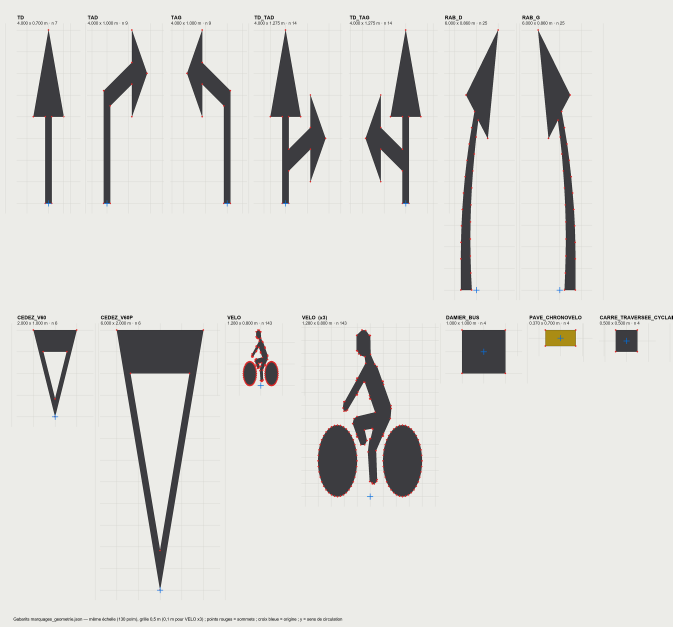
#> input picture recon/pcg/specs_outils/planche_gabarits_marquages.png, 2017 x 1880 px (shown at 1/3 size)
$ python mesure_rab.py planche_gabarits_marquages.png
#> lines starting #> are read from the running program, lines starting #| are printed output that depends on the picture; after the words box and inside, x2 and y2 are one past the last pixel; in counts of white or black regions, pixels touching at a corner belong together
# Mesure de la tete de la fleche de rabattement (IISR annexe B1) sur l'image native
import sys, math
import numpy as np
from PIL import Image
im = np.asarray(Image.open(sys.argv[1]).convert('L')).astype(int)
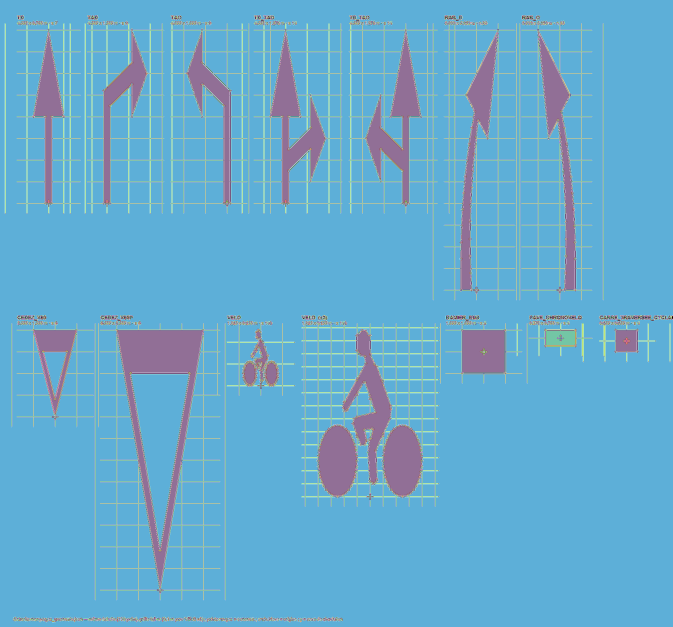
#> im: shape (1880, 2017) int64 (shown at 1/3 size); 256 distinct labels, from 0 to 255; one colour per label, 0 black
dark = im < 110
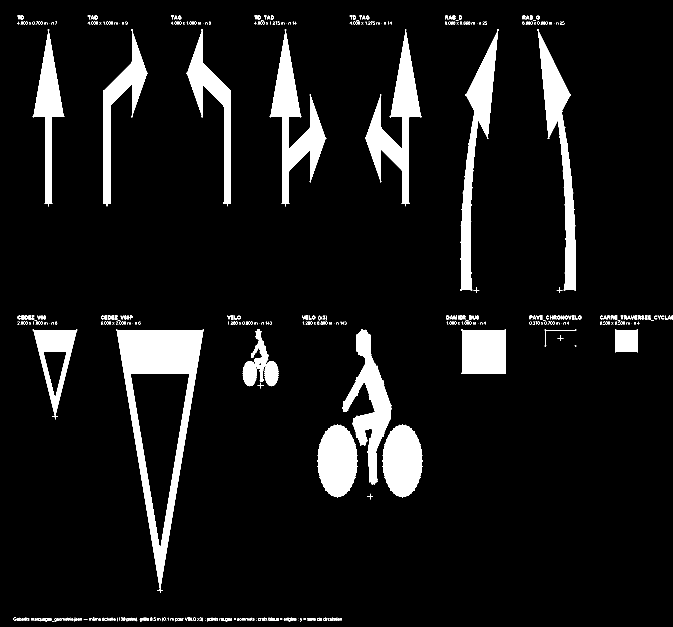
#> dark: shape (1880, 2017) bool (shown at 1/3 size); 8.6% white; 558 white regions (290 under 20 px), largest, box (x1, y1, x2, y2) and area: (348, 988, 612, 1779) 54507, (1095, 88, 1265, 619) 27254, (809, 88, 979, 619) 27198
H, W = im.shape
#> H = 1880; W = 2017
# axe vertical (tirets) : colonne la plus sombre sur toute la hauteur dans 330..370
colsum = dark[:, 330:370].sum(0); AX = 330 + int(np.argmax(colsum))
#> after `colsum = dark[:, 330:370].sum(0)`: colsum = 40 values, max 372 at index 0, min 68 at index 4, mean 112.7
#> after `AX = 330 + int(np.argmax(colsum))`: AX = 330
print('axe px', AX, 'somme', colsum.max())
#| axe px 330 somme 372
# base : ligne horizontale du pied de tige (x 280..324)
base = [y for y in range(1200, H) if dark[y, 282:322].sum() > 30]
#> base = []
tip = [y for y in range(60, 300) if dark[y, 420:470].any()]
#> tip = 119 values from 161 to 279
print('lignes base', base[:5], base[-3:], 'pointe', tip[:3])
#| lignes base [] [] pointe [161, 162, 163]
def runs(row, xmin=200, xmax=520, excl=(AX-2, AX+2)):
    xs = [x for x in range(xmin, xmax) if dark[row, x] and not (excl[0] <= x <= excl[1])]
    out = []
    for x in xs:
        if out and x == out[-1][1] + 1: out[-1][1] = x
        else: out.append([x, x])
    return [(a + b) / 2 for a, b in out]
yb = np.mean(base[:3]) if base else None
#> yb = None
# bord du trait : centre du trait de contour du pied
yb = float(min(base) + (max(base[:4]) - min(base)) / 2) if base else None
yt = float(tip[0] + 1.0)
#> yt = 162
#> (the run stopped early here; a loop or call above may not have finished)
